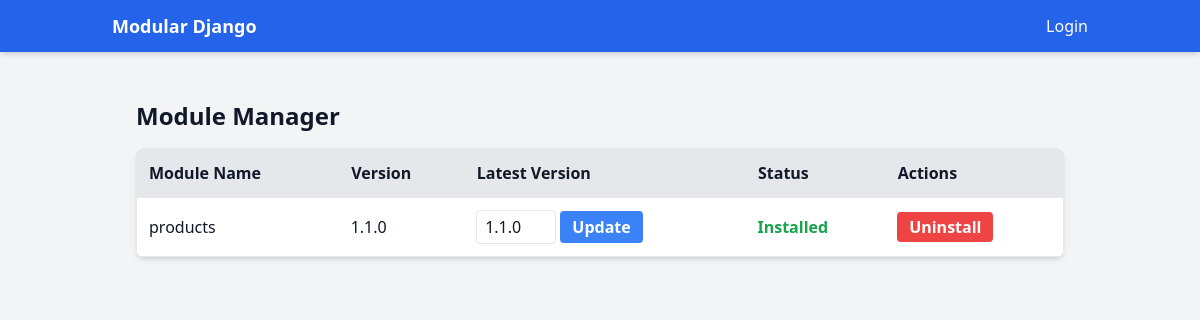
The page /module/modules/ on the database as committed earlier.
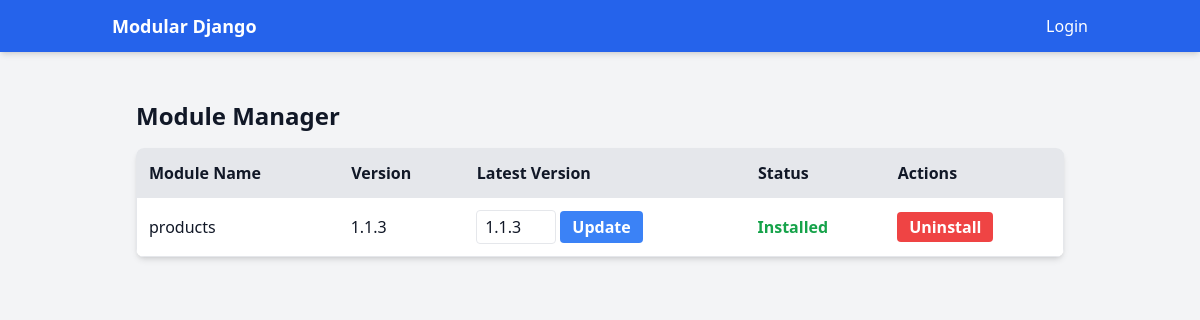
The same page on the database as committed later.
### module_manager/models.py (models this page shows, shortened)
class Module(models.Model):
    name = models.CharField(max_length=50, unique=True)
    is_installed = models.BooleanField(default=False)
    version = models.CharField(max_length=10, default="1.0.0")
    latest_version = models.CharField(max_length=10, default="1.0.0")
    @property
    def has_update(self):
        return self.latest_version > self.version

### module_manager/views.py (the view)
# urls.py: path('modules/', views.module_list, name='module_list'),
def module_list(request):
    modules = Module.objects.all()
    return render(request, 'module_manager/module_list.html', {'modules': modules})

### module_manager/templates/module_manager/module_list.html (shortened to what this page needs)
{% extends "base.html" %}
{% block content %}
<div class="container mx-auto p-6">
    <h2 class="text-2xl font-bold mb-4">Module Manager</h2>
    <div class="bg-white shadow-md rounded-lg overflow-hidden">
        <table class="w-full text-left border-collapse">
            <thead>
                <tr class="bg-gray-200">
                    <th class="p-3 border">Module Name</th>
                    <th class="p-3 border">Version</th>
                    <th class="p-3 border">Latest Version</th>
                    <th class="p-3 border">Status</th>
                    <th class="p-3 border">Actions</th>
                </tr>
            </thead>
            <tbody>
                {% for module in modules %}
                <tr class="border">
                    <td class="p-3">{{ module.name }}</td>
                    <td class="p-3">{{ module.version }}</td>
                    <td class="p-3">
                        <form method="POST" action="{% url 'update_latest_version' module.name %}">
                            <input type="text" name="latest_version" value="{{ module.latest_version }}" class="border rounded px-2 py-1 w-20">
                            <button type="submit" class="bg-blue-500 hover:bg-blue-700 text-white font-bold py-1 px-3 rounded">
                                Update
                            </button>
                        </form>
                    </td>
                    <td class="p-3">
                        {% if module.is_installed %}
                            <span class="text-green-600 font-semibold">Installed</span>
                        {% else %}
                            <span class="text-red-600 font-semibold">Not Installed</span>
                        {% endif %}
                    </td>
                    <td class="p-3 space-x-2">
                        {% if module.is_installed %}
                            <a href="{% url 'uninstall_module' module.name %}" class="bg-red-500 hover:bg-red-700 text-white font-bold py-1 px-3 rounded">
                                Uninstall
                            </a>
                        {% endif %}
                    </td>
                </tr>
                {% endfor %}
            </tbody>
        </table>
    </div>
</div>
{% endblock %}

### templates/base.html (shortened to what this page needs)
<!DOCTYPE html>
<html lang="id">
<head>
    <script src="https://cdn.tailwindcss.com"></script>
</head>
<body class="bg-gray-100 text-gray-900">
    <nav class="bg-blue-600 text-white shadow-md">
        <div class="container mx-auto flex items-center justify-between py-3 px-6">
            <a href="{% url 'module_list' %}" class="text-lg font-bold">Modular Django</a>
            <div class="flex space-x-4">
                {% url 'product_list' as product_url %}
                {% if user.is_authenticated %}
                    <a href="{% url 'logout' %}" class="hover:underline">Logout</a>
                {% else %}
                    <a href="{% url 'login' %}" class="hover:underline">Login</a>
                {% endif %}
            </div>
        </div>
    </nav>
    <div class="container mx-auto p-6">
        {% block content %}{% endblock %}
    </div>
</body>
</html>

Rows that differ between the two databases and show on the page:
changed Module "products": version "1.1.0" → "1.1.3"; latest_version "1.1.0" → "1.1.3"
